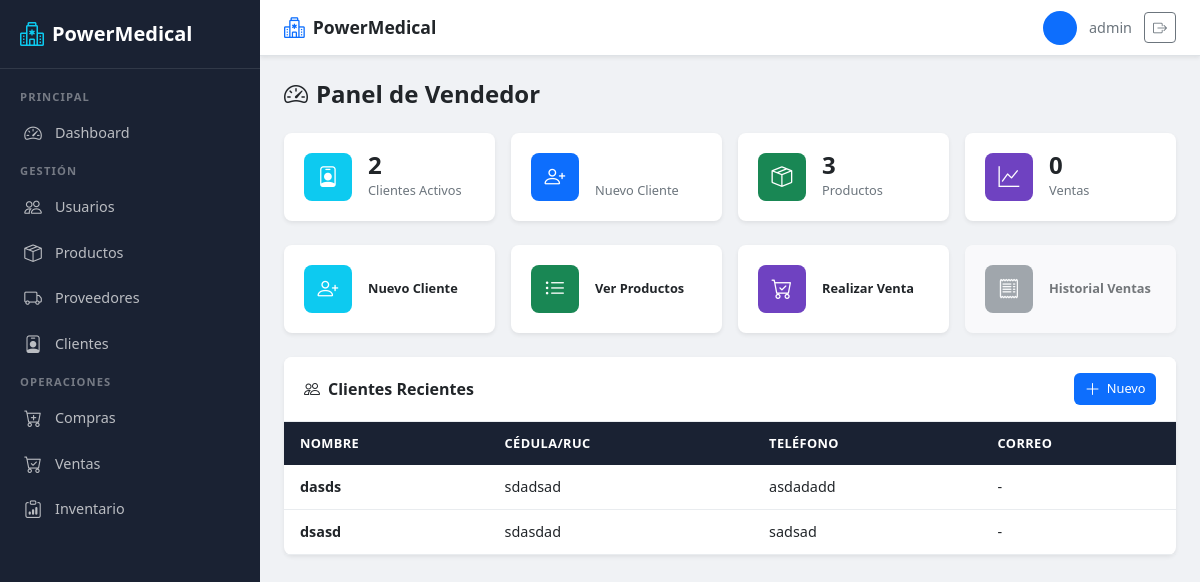
The page /usuarios/dashboard/vendedor/ (signed in) on the database as committed earlier.
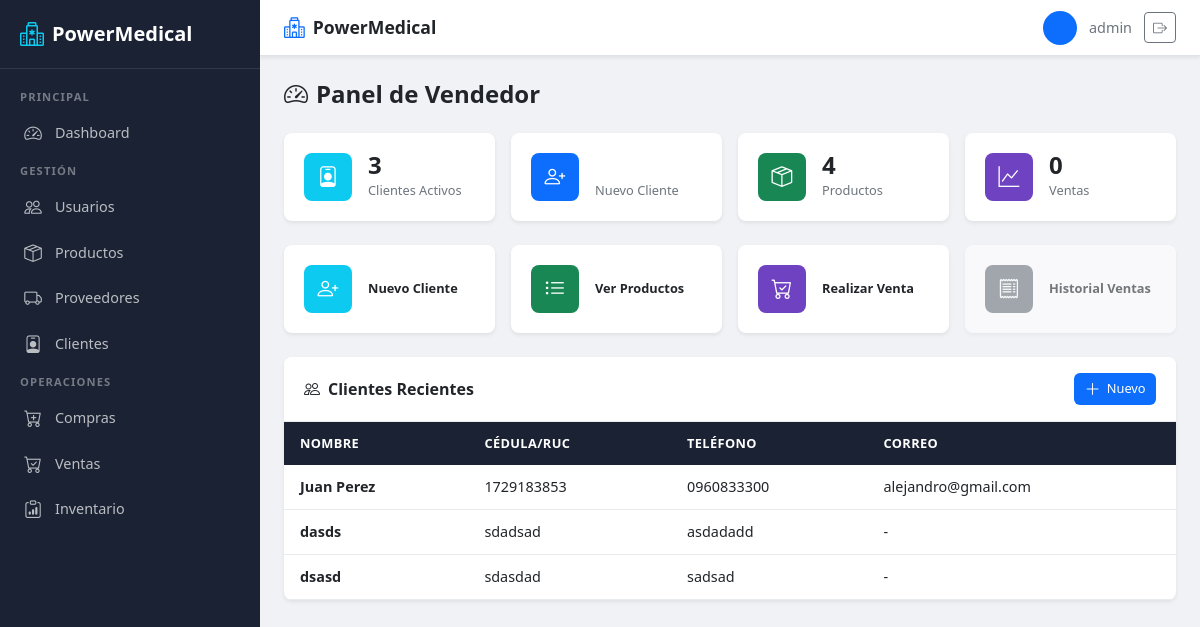
The same page on the database as committed later.
### usuarios/models.py (models this page shows, shortened)
class Cliente(models.Model):
    ESTADOS = [
        ('ACTIVO', 'Activo'),
        ('INACTIVO', 'Inactivo'),
    ]
    nombre = models.CharField(max_length=150)
    cedula_ruc = models.CharField(max_length=13, unique=True)
    telefono = models.CharField(max_length=15)
    correo = models.EmailField(blank=True, null=True)
    direccion = models.CharField(max_length=255)
    estado = models.CharField(
        max_length=10,
        choices=ESTADOS,
        default='ACTIVO'
    )

### usuarios/views.py (the view)
# urls.py: path('dashboard/vendedor/', views.dashboard_vendedor, name='dashboard_vendedor'),
@roles_permitidos('VENDEDOR')
def dashboard_vendedor(request):
    clientes = Cliente.objects.filter(estado='ACTIVO')
    context = {
        'clientes_count': clientes.count(),
        'clientes_recientes': clientes.order_by('-id')[:5],
        'productos_count': Producto.objects.filter(estado='ACTIVO').count(),
        'ventas_count': Venta.objects.count(),
    }
    return render(request, 'usuarios/dashboard_vendedor.html', context)

### usuarios/views.py (called while the page is built)
def roles_permitidos(*roles):
    def decorator(view_func):
        @wraps(view_func)
        @login_required
        def wrapper(request, *args, **kwargs):
            if request.user.is_superuser or request.user.rol in roles:
                return view_func(request, *args, **kwargs)
            return redirect('redireccion_rol')
        return wrapper
    return decorator

### usuarios/templates/usuarios/dashboard_vendedor.html (shortened to what the changed rows need)
{% extends 'usuarios/base.html' %}
{% block content %}
<div class="pm-page-header">
    <h2><i class="bi bi-speedometer2 me-2"></i>Panel de Vendedor</h2>
</div>
<div class="row g-3 mb-4">
    <div class="col-sm-6 col-lg-3">
        <a href="{% url 'registrar_cliente' %}" class="pm-stat-card">
            <div class="pm-stat-info">
                <h3>{{ clientes_count }}</h3>
                <p>Clientes Activos</p>
            </div>
        </a>
    </div>
    <div class="col-sm-6 col-lg-3">
        <a href="{% url 'lista_productos' %}" class="pm-stat-card">
            <div class="pm-stat-info">
                <h3>{{ productos_count }}</h3>
                <p>Productos</p>
            </div>
        </a>
    </div>
</div>
<div class="pm-card">
    <div class="pm-card-body p-0">
        <div class="pm-table-responsive">
            <table class="pm-table">
                <thead>
                    <tr>
                        <th>Nombre</th>
                        <th>Cédula/RUC</th>
                        <th>Teléfono</th>
                        <th>Correo</th>
                    </tr>
                </thead>
                <tbody>
                    {% for cliente in clientes_recientes %}
                    <tr>
                        <td><strong>{{ cliente.nombre }}</strong></td>
                        <td>{{ cliente.cedula_ruc }}</td>
                        <td>{{ cliente.telefono }}</td>
                        <td>{{ cliente.correo|default:"-" }}</td>
                    </tr>
                    {% endfor %}
                </tbody>
            </table>
        </div>
    </div>
</div>
{% endblock %}

Rows that differ between the two databases and show on the page:
added Cliente: nombre "Juan Perez", cedula_ruc "1729183853", telefono "0960833300", correo "alejandro@gmail.com"
Other text that changed with them:
{{ clientes_count }}: "2" → "3"
{{ productos_count }}: "3" → "4"
